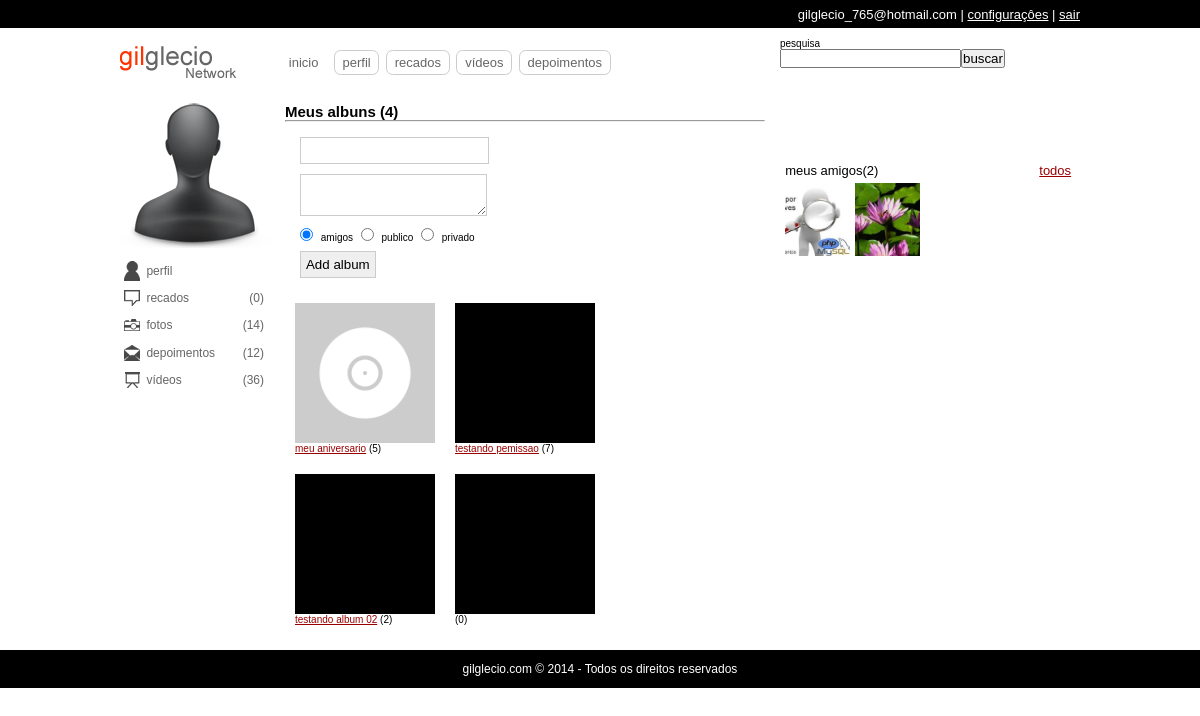
The page /albuns.php (signed in) on the database its author committed.
### tables this page shows
CREATE TABLE IF NOT EXISTS `albuns` (
  `id` int(11) NOT NULL AUTO_INCREMENT,
  `usuario` int(11) NOT NULL,
  `titulo` varchar(128) NOT NULL,
  `descricao` varchar(255) DEFAULT NULL,
  `status` int(1) DEFAULT '0',
  `data` timestamp NOT NULL DEFAULT CURRENT_TIMESTAMP ON UPDATE CURRENT_TIMESTAMP,
  `permissao` int(1) DEFAULT NULL,
  `capa` varchar(255) DEFAULT 'default.jpg',
  PRIMARY KEY (`id`)
);

CREATE TABLE IF NOT EXISTS `usuarios` (
  `id` int(11) NOT NULL AUTO_INCREMENT,
  `email` varchar(64) NOT NULL,
  `senha` varchar(128) NOT NULL,
  `nome` varchar(32) NOT NULL,
  `sobrenome` varchar(64) NOT NULL,
  `nascimento` date NOT NULL,
  `sexo` varchar(10) NOT NULL,
  `imagem` varchar(128) DEFAULT NULL,
  `status` int(1) NOT NULL DEFAULT '0',
  `cadastro` date NOT NULL,
  `nivel` int(1) NOT NULL DEFAULT '0',
  PRIMARY KEY (`id`)
);

### classes/DB.class.php (called while the page is built, shortened)
<?php
	class DB{
		private static $conn;
		static function getConn(){
			if(is_null(self::$conn)){
				self::$conn = new PDO('mysql:host=localhost;dbname=aularedesocial','root','123');
				self::$conn->setAttribute(PDO::ATTR_ERRMODE,PDO::ERRMODE_EXCEPTION);
			}
			return self::$conn;
		}
	}

### classes/Allbuns.class.php (called while the page is built, shortened)
<?php
	class Albuns extends DB{
		static function listAlbuns($usuario){
			$list = self::getConn()->prepare('SELECT * FROM `albuns` WHERE `usuario`=?');
			$list->execute(array($usuario));
			$d['num'] = $list->rowCount();
			$d['dados'] = $list->fetchAll();
			return $d;
		}
		private static function getFotos($album){
			$list = self::getConn()->prepare('SELECT * FROM `fotos` WHERE `album`=?');
			$list->execute(array($album));
			$d['num'] = $list->rowCount();
			$d['dados'] = $list->fetchAll();
			return $d;
		}
		static function getAlbum($album,$colunas='*',$fotos=true){
			$dados = self::getConn()->prepare('SELECT '.$colunas.' FROM `albuns` WHERE `id`=? LIMIT 1');
			$dados->execute(array($album));
			if($dados->rowCount()){
				if($fotos){
					$f = self::getFotos($album);
					$d['fotos']['num'] = $f['num'];
					$d['fotos']['dados'] = $f['dados'];
				}
				$d['album'] = $dados->fetch(PDO::FETCH_ASSOC);
				return $d;
			}else{
				return array();
			}
		}
		static function totalFotos($usuario){
			$albuns = self::listAlbuns($usuario);
			$totalfotos = 0;
			foreach($albuns['dados'] as $albuns):
				$fotos = self::getFotos($albuns['id']);
				$totalfotos += $fotos['num'];
			endforeach;
			return $totalfotos;
		}
	}

### classes/Amisade.class.php (called while the page is built, shortened)
<?php
	class Amisade extends DB{
		static function list_amigos($idExtrangeiro){
			$selAmigos= self::getConn()->prepare('SELECT u.id, u.nome, u.sobrenome, u.imagem FROM usuarios u INNER JOIN amisade a ON (((u.id=a.de) AND (a.para=?)) OR ((u.id=a.para) AND (a.de=?))) AND a.status=1');
			$selAmigos->execute(array($idExtrangeiro,$idExtrangeiro));
			$d['num'] = $selAmigos->rowCount();
			$d['dados'] = $selAmigos->fetchAll();
			return $d;
		}
		static function solicitacao($idDaSessao,$idExtrangeiro){
			$sql = self::getConn()->prepare('SELECT * FROM `amisade` WHERE (de=? AND para=?) OR (para=? AND de=?) LIMIT 1');
			$sql->execute(array($idDaSessao,$idExtrangeiro,$idDaSessao,$idExtrangeiro));
			if($sql->rowCount()==0){
				$d['r'] = 0;
			}
			return $d;
		}
		static function strIdAmigos($amigos){
			$ids = array();
			foreach ($amigos as $value) {
				array_push($ids, $value['id']);
			}
			return implode(',', $ids);
		}
	}

### classes/Recados.class.php (called while the page is built, shortened)
<?php
	class Recados extends DB{
		static function getRecados($idExtrangeiro){
			$select = self::getConn()->prepare("
			SELECT u.id, u.nome, u.sobrenome, u.imagem, a.de, a.para, r.id, r.recado, r.de, r.para, r.data, r.status FROM usuarios u
			INNER JOIN amisade a ON (((u.id=a.de) AND (a.para=?)) OR ((u.id=a.para) AND (a.de=?)))
			INNER JOIN recados r ON ((r.de=u.id) AND (r.para='publico' OR r.para='amigos' OR r.para=?) AND r.status=1) AND a.status=1 ORDER BY r.data DESC");
			$select->execute(array($idExtrangeiro,$idExtrangeiro,$idExtrangeiro));
			$d['num'] = $select->rowCount();
			$d['dados'] = $select->fetchAll();
			return $d;
		}
	}

### includes/list_albuns.php (the view, shortened to what this page needs)
<div id="listAlbuns">
<h2><?php echo ($idDaSessao<>$idExtrangeiro) ? 'Albuns de '.$user_fullname.' ('.$albuns['num'].') ' : 'Meus albuns ('.$albuns['num'].') '; ?></h2>
    <?php if($idDaSessao==$idExtrangeiro){ ?>
    <hr />
    <form name="novoalbum" method="post" enctype="multipart/form-data" action="" >
        <input type="text" name="tituloalbum" /><br>
        <textarea name="descricao" ></textarea>
        <br>
        <input type="radio" name="permissao" checked="checked" value="2" /> amigos
        <input type="radio" name="permissao" value="3" /> publico
        <input type="radio" name="permissao" value="1" /> privado
        <br>
        <input type="submit" name="criaralbum" value="Add album" />
    </form>
    <?php }
    if($albuns['num']>0){
        echo '<ul>';
		$visivel = Amisade::solicitacao($idDaSessao,$idExtrangeiro);
        foreach($albuns['dados'] as $resalbuns):
			$numfotos = Albuns::getAlbum($resalbuns['id']);
			$file = 'uploads/fotos/200/'.$resalbuns['capa'];
			$li = '<li><img src="'.(file_exists($file) ? $file : 'uploads/fotos/default.jpg' ).'" /><a href="albuns.php?uid='.$idExtrangeiro.'&aid='.$resalbuns['id'].'">'.$resalbuns['titulo'].'</a> ('.$numfotos['fotos']['num'].')</li>';
			if($resalbuns['permissao']==1 AND $idDaSessao==$idExtrangeiro){
				echo $li;
			}elseif($resalbuns['permissao']==2){
				if($visivel['r']==2 OR $idDaSessao==$idExtrangeiro){
					echo $li;
				}
			}elseif($resalbuns['permissao']==3){
				echo $li;
			}
		endforeach;
        echo '</ul>';
    }
	?>
	</div>

### includes/amigos.php (shortened to what this page needs)
<div class="blocos" id="publicidade">
</div>
<div class="blocos" id="meus-amigos">
    <span>meus amigos(<?php echo $list_amigos['num'] ?>) <a href="#">todos</a></span>
    <ul>
    	<?php
		if($list_amigos['num']>0){
			foreach($list_amigos['dados'] as $resAmigos){
				echo '<li><span><a href="perfil.php?uid='.$resAmigos[0].'"><img src="uploads/usuarios/'.user_img($resAmigos[3]).'" alt="" title="'.$resAmigos[1].' '.$resAmigos[2].'" /></a></span></li>';
			}
		}else{
			echo 'Você não tem amigos';
		}
		?>
    </ul>
</div>

### estilos/template.css (style rules this page uses)
* { margin:0; padding:0; }
body { background:url(../uploads/tema/default.jpg) center fixed; font:62.5% "Trebuchet MS", Arial, Helvetica, sans-serif; text-align:center; }
img { display:block; }
a { color:#900; }
div.blocos { width:100%; min-height:50px; margin-bottom:1em; clear:both; background:#fff; }
div#content .blocos { width:auto; }
div#meus-amigos { padding:0.2em; overflow:hidden; font-size:1.3em; }
div#meus-amigos span { width:97%; display:block; padding:0.2em; }
div#meus-amigos span a { float:right; }
div#meus-amigos ul { width:298px; height:281px; overflow-y:scroll; list-style:none; }
div#meus-amigos ul li { display:inline; float:left; }
div#meus-amigos ul li span { width:65px; height:70px; overflow:hidden; }
div#meus-amigos ul li img { width:100%; }
div#listAlbuns,div#listFotos { overflow:hidden; }
div#listAlbuns ul li { list-style:none; float: left; width:140px; margin:10px; }
div#listAlbuns ul li img { width:100%; }
div#listAlbuns form { margin:10px; }
div#listAlbuns input, div#listAlbuns textarea { margin:5px; border:1px solid #CCC; padding:5px; }

### rows shown on the page
albuns: permissao 2 (drawn), titulo "meu aniversario", num "5"
albuns: capa (placeholder picture), titulo "testando pemissao", num "7"
albuns: capa (placeholder picture), titulo "testando album 02", num "2"
albuns: capa (placeholder picture), num "0"
usuarios: imagem (picture)
usuarios: imagem (picture)

### other values the page prints
$_SESSION['socialbigui_usuario'] "gilglecio_765@hotmail.com"
$recados['num'] "0"
Albuns::totalFotos($idExtrangeiro) "14"
$albuns['num'] "4"
$list_amigos['num'] "2"
